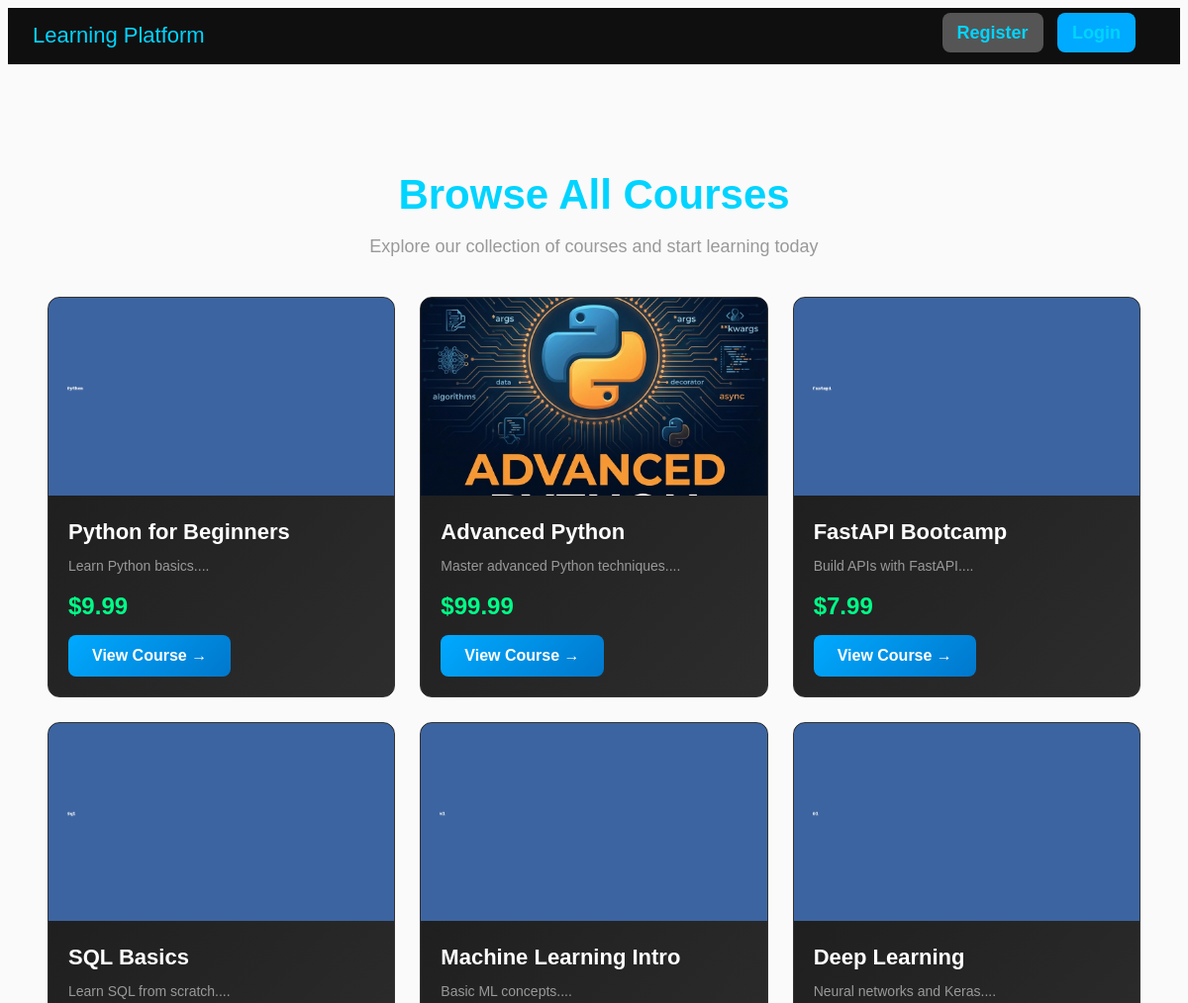
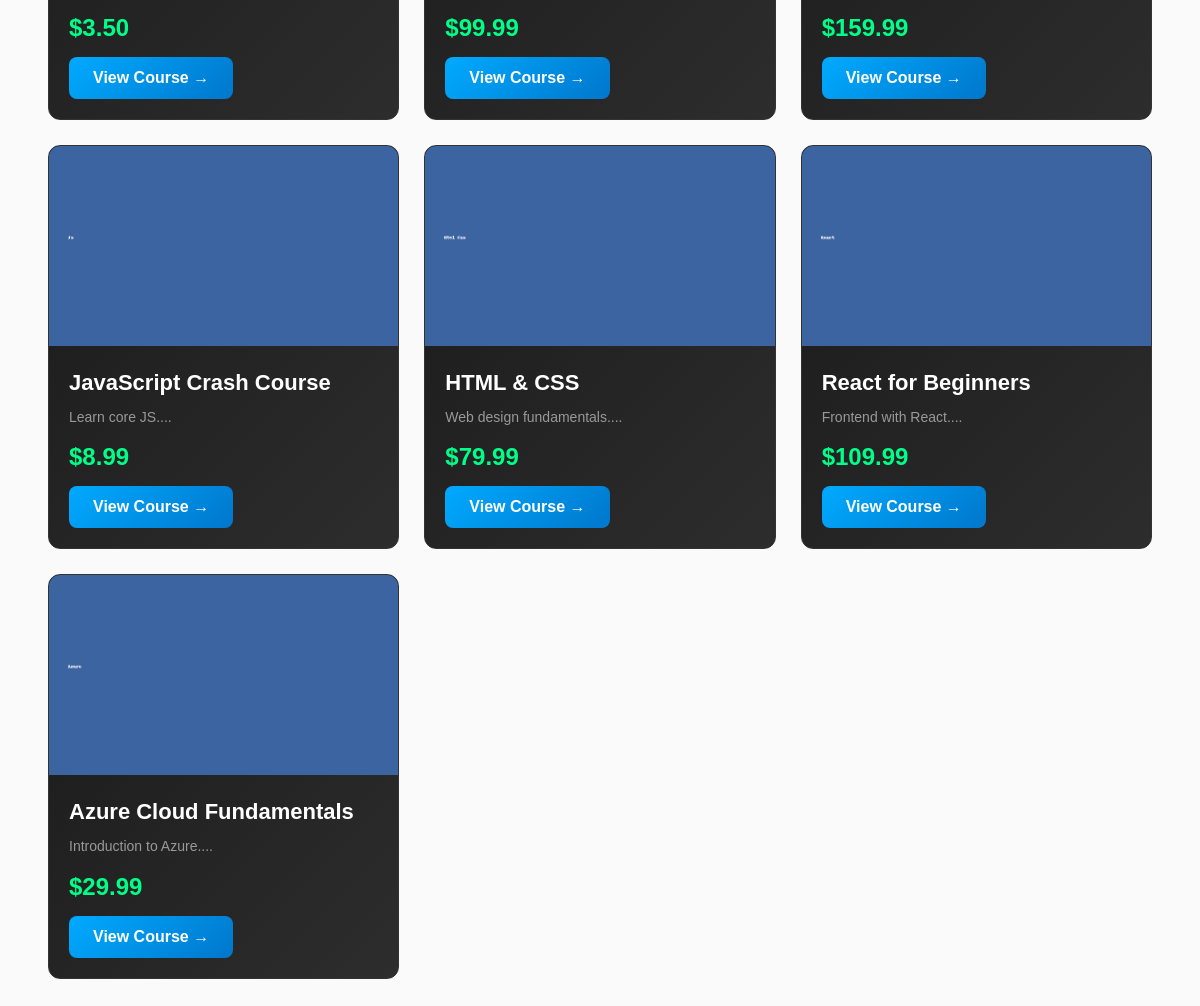
Screenshot of /courses with the database file from the repository (2 pictures, top to bottom).
### app/models.py (models this page shows)
class Course(Base):
    __tablename__ = 'courses'
    id = Column(Integer, primary_key=True, index=True)
    title = Column(String(200), nullable=False)
    description = Column(Text)
    thumbnail_path = Column(String(512))
    price_cents = Column(Integer, default=0)
    is_published = Column(Boolean, default=True)
    purchases = relationship('Purchase', back_populates='course')
    lessons = relationship("Lesson", back_populates="course", cascade="all, delete")

### app/routes/ui.py (the view)
@router.get("/courses", response_class=HTMLResponse)
async def courses_page(request: Request):
    async with AsyncSessionLocal() as session:
        result = await session.execute(select(Course))
        courses = result.scalars().all()
    return templates.TemplateResponse(
        "courses.html",
        {"request": request, "courses": courses}
    )

### app/templates/courses.html (shortened to what this page needs)
{% extends "base.html" %}
{% block content %}
<div class="courses-page-container">
    <div class="courses-header">
        <h1>Browse All Courses</h1>
        <p>Explore our collection of courses and start learning today</p>
    </div>
    {% if courses %}
    <div class="courses-grid">
        {% for course in courses %}
        <div class="course-card" onclick="window.location.href='/course/{{ course.id }}'">
            <img src="{{ course.thumbnail_path }}" alt="{{ course.title }}" class="course-thumbnail">
            <div class="course-info">
                <h3 class="course-title">{{ course.title }}</h3>
                <p class="course-description">{{ course.description[:120] }}...</p>
                <div class="course-price">${{ "%.2f" | format(course.price_cents / 100) }}</div>
                <a href="/course/{{ course.id }}" class="view-course-btn">View Course →</a>
            </div>
        </div>
        {% endfor %}
    </div>
    {% else %}
    <div class="empty-state">
        <div class="empty-state-icon">📚</div>
        <div class="empty-state-text">No courses available at the moment</div>
    </div>
    {% endif %}
</div>
{% endblock %}

### app/templates/base.html (shortened to what this page needs)
<!DOCTYPE html>
<html>
<head>
    <link rel="stylesheet" href="/static/css/style.css">
</head>
<body>
    <div class="navbar">
        <div>
            <a href="/" style="color:#00d4ff; font-size:22px; text-decoration:none;">
                Learning Platform
            </a>
        </div>
        {% if request.state.user %}
        <div class="profile-menu">
            <div class="profile-btn" onclick="toggleProfile()">
                {% if request.state.user.first_name and request.state.user.last_name %}
                {{ request.state.user.first_name }} {{ request.state.user.last_name }}
                {% else %}
                {{ request.state.user.email }}
                {% endif %}
            </div>
            <div id="profileDropdown" class="profile-dropdown">
                <strong style="color:white;">My Profile</strong>
                <hr style="border-color:#222;">
                <a href="/dashboard">My Courses</a>
                <a href="/profile">View Profile</a>
                <a href="/users/logout" style="color:#ff6666;">Logout</a>
            </div>
        </div>
        {% else %}
        <div>
            <a href="/users/register" class="profile-btn" style="margin-right: 10px; background: #555;">Register</a>
            <a href="/login" class="profile-btn">Login</a>
        </div>
        {% endif %}
    </div>
    <div style="padding: 20px;">
        {% block content %}{% endblock %}
    </div>
</body>
</html>

### app/static/css/style.css (style rules this page uses)
body { font-family: Arial; background: #fafafa; }
h1, h2 { color: #333; }

### app/templates/base.html (style rules this page uses)
.navbar { display: flex; justify-content: space-between; padding: 15px 25px; background: #0f0f0f; border-bottom: 1px solid #1e1e1e; }
.navbar a { color: #00d4ff; margin-right: 20px; text-decoration: none; font-size: 18px; }
.profile-btn { cursor: pointer; padding: 10px 15px; background: #00aaff; color: white; border-radius: 8px; font-weight: bold; }

### app/templates/courses.html (style rules this page uses)
.courses-page-container { max-width: 1200px; margin: 40px auto; padding: 20px; }
.courses-header { text-align: center; margin-bottom: 40px; }
.courses-header h1 { color: #00d4ff; font-size: 42px; margin-bottom: 10px; }
.courses-header p { color: #999; font-size: 18px; }
.courses-grid { display: grid; grid-template-columns: repeat(auto-fill, minmax(300px, 1fr)); gap: 25px; }
.course-card { background: linear-gradient(135deg, #1a1a1a, #2d2d2d); border-radius: 12px; overflow: hidden; border: 1px solid #333; transition: all 0.3s ease; cursor: pointer; }
.course-thumbnail { width: 100%; height: 200px; object-fit: cover; background: #0a0a0a; }
.course-info { padding: 20px; }
.course-title { color: #fff; font-size: 22px; font-weight: bold; margin: 0 0 10px 0; }
.course-description { color: #999; font-size: 14px; margin: 0 0 15px 0; line-height: 1.6; }
.course-price { color: #00ff88; font-size: 24px; font-weight: bold; margin: 15px 0; }
.view-course-btn { display: inline-block; padding: 12px 24px; background: linear-gradient(135deg, #00aaff, #0077cc); color: white; text-decoration: none; border-radius: 8px; font-weight: bold; transition: all 0.3s ease; }

### rows the page displays
Course: thumbnail_path (picture), title "Python for Beginners", description "Learn Python basics.", course.price_cents/100 "9.99"
Course: thumbnail_path (picture), title "Advanced Python", description "Master advanced Python techniques.", course.price_cents/100 "99.99"
Course: thumbnail_path (picture), title "FastAPI Bootcamp", description "Build APIs with FastAPI.", course.price_cents/100 "7.99"
Course: thumbnail_path (picture), title "SQL Basics", description "Learn SQL from scratch.", course.price_cents/100 "3.50"
Course: thumbnail_path (picture), title "Machine Learning Intro", description "Basic ML concepts.", course.price_cents/100 "99.99"
Course: thumbnail_path (picture), title "Deep Learning", description "Neural networks and Keras.", course.price_cents/100 "159.99"
Course: thumbnail_path (picture), title "JavaScript Crash Course", description "Learn core JS.", course.price_cents/100 "8.99"
Course: thumbnail_path (picture), title "HTML & CSS", description "Web design fundamentals.", course.price_cents/100 "79.99"
Course: thumbnail_path (picture), title "React for Beginners", description "Frontend with React.", course.price_cents/100 "109.99"
Course: thumbnail_path (picture), title "Azure Cloud Fundamentals", description "Introduction to Azure.", course.price_cents/100 "29.99"
